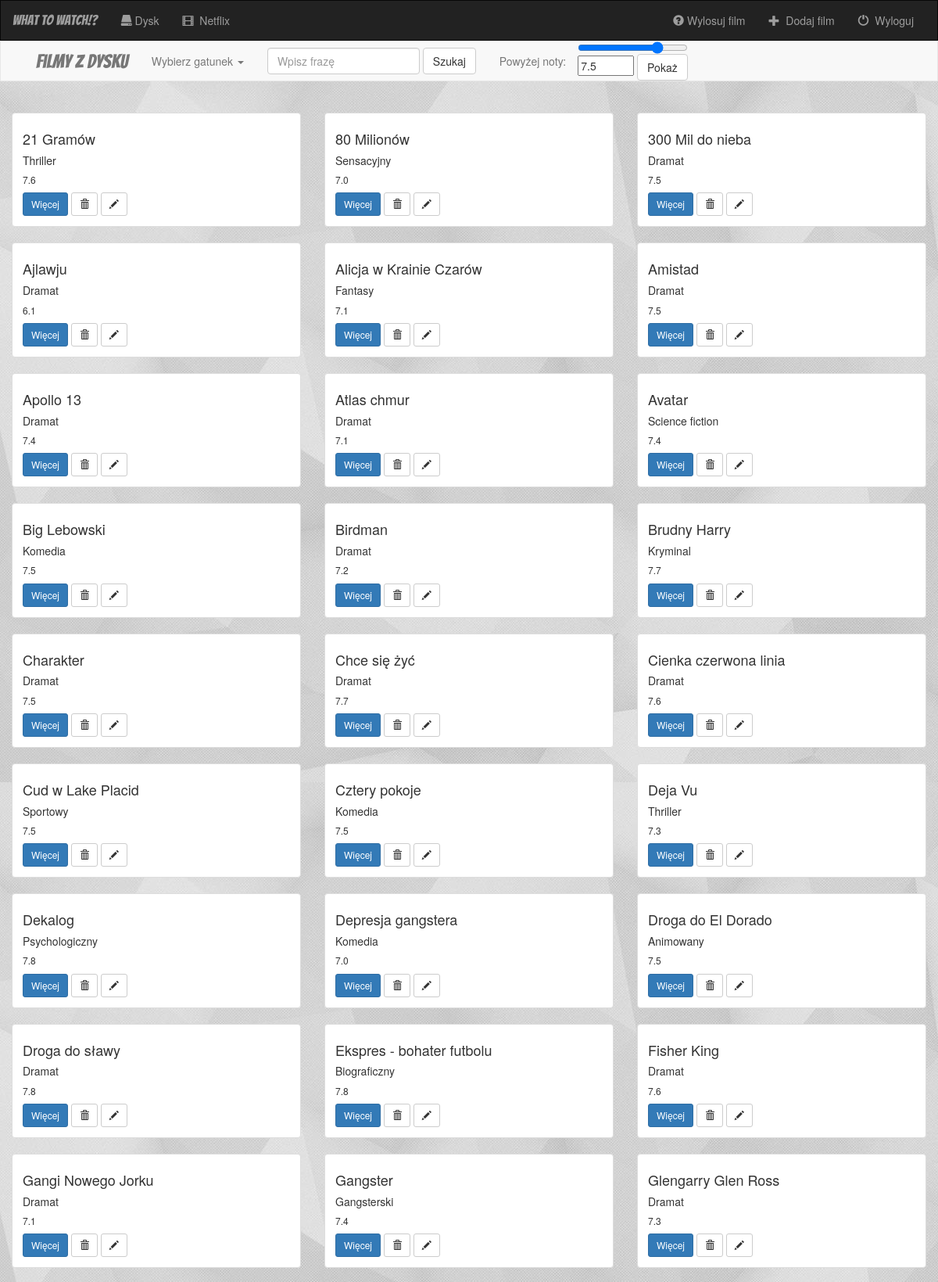
/film/dysk/ (upper part), run on the app's committed database.
### film/models.py (models this page shows, shortened)
class Film(models.Model):
    CHOICE_GENRE = (
        ('Akcja', 'Akcja'),
        ('Animowany', 'Animowany'),
        ('Biograficzny', 'Biograficzny'),
        ('Dokumentalny', 'Dokumentalny'),
        ('Dramat', 'Dramat'),
        ('Familijny', 'Familijny'),
        ('Fantasy', 'Fantasy'),
        ('Gangsterski', 'Gangsterski'),
        ('Historyczny', 'Historyczny'),
        ('Horror', 'Horror'),
        ('Katastroficzny', 'Katastroficzny'),
        ('Komedia', 'Komedia'),
        ('Kryminal', 'Kryminal'),
        ('Melodramat', 'Melodramat'),
        ('Muzyczny', 'Muzyczny'),
        ('Obyczajowy', 'Obyczajowy'),
        ('Polityczny', 'Polityczny'),
        ('Prawniczy', 'Prawniczy'),
        ('Przygodowy', 'Przygodowy'),
        ('Psychologiczny', 'Psychologiczny'),
        ('Science fiction', 'Science fiction'),
        ('Sensacyjny', 'Sensacyjny'),
        ('Sportowy', 'Sportowy'),
        ('Szpiegowski', 'Szpiegowski'),
        ('Sztuki walki', 'Sztuki walki'),
        ('Thriller', 'Thriller'),
        ('Western', 'Western'),
        ('Wojenny', 'Wojenny'),
    )
    CHOICE_GENRE2 = (
        ('---------', '---------'),
        ('Akcja', 'Akcja'),
        ('Animowany', 'Animowany'),
        ('Biograficzny', 'Biograficzny'),
        ('Dokumentalny', 'Dokumentalny'),
        ('Dramat', 'Dramat'),
        ('Familijny', 'Familijny'),
        ('Fantasy', 'Fantasy'),
        ('Gangsterski', 'Gangsterski'),
        ('Historyczny', 'Historyczny'),
        ('Horror', 'Horror'),
        ('Katastroficzny', 'Katastroficzny'),
        ('Komedia', 'Komedia'),
        ('Kryminal', 'Kryminal'),
        ('Melodramat', 'Melodramat'),
        ('Muzyczny', 'Muzyczny'),
        ('Obyczajowy', 'Obyczajowy'),
        ('Polityczny', 'Polityczny'),
        ('Prawniczy', 'Prawniczy'),
        ('Przygodowy', 'Przygodowy'),
        ('Psychologiczny', 'Psychologiczny'),
        ('Science fiction', 'Science fiction'),
        ('Sensacyjny', 'Sensacyjny'),
        ('Sportowy', 'Sportowy'),
        ('Szpiegowski', 'Szpiegowski'),
        ('Sztuki walki', 'Sztuki walki'),
        ('Thriller', 'Thriller'),
        ('Western', 'Western'),
        ('Wojenny', 'Wojenny'),
    )
    CHOICE_WHERE = (
        ('Dysk', 'Dysk'),
        ('Netflix', 'Netflix'),
    )
    tytul = models.CharField(max_length=500)
    gatunek = models.CharField(max_length=20, choices=CHOICE_GENRE)
    gatunek2 = models.CharField(max_length=20, choices=CHOICE_GENRE2, default='1')
    gatunek3 = models.CharField(max_length=20, choices=CHOICE_GENRE2, default='1')
    rok = models.IntegerField(null=True, default=2000)
    nota = models.DecimalField(null=True, blank=True, decimal_places=1, max_digits=10, default=7.5)
    gdzie = models.CharField(max_length=8, choices=CHOICE_WHERE, default=1)

### film/views.py (the view)
def dysk_view(request):
    dysk_films = Film.objects.filter(gdzie='Dysk')
    gatunki = Film.objects.all().order_by('gatunek')
    context = {
        'dysk_films': dysk_films,
        'gatunki': gatunki,
    }
    return render(request, 'film/dysk.html', context)

### film/templates/film/dysk.html (shortened to what this page needs)
{% extends 'film/base.html' %}
{% block body %}
<nav class="navbar navbar-default">
    <div class="container-fluid">
        <div class="collapse navbar-collapse">
            <ul class="nav navbar-nav">
                <li><a class="navbar-brand2" href="{% url 'film:dysk-films' %}">Filmy z dysku</a></li>
                <li class="dropdown">
                    <a class="dropdown" data-toggle="dropdown" role="button" href="#">Wybierz gatunek
                        <span class="caret"></span></a>
                </li>
                <form class="navbar-form navbar-left" role="search" method="get"
                      action="{% url 'film:film-search-dysk' %}">
                    <div class="form-group">
                        <input type="text" class="form-control" name="q" placeholder="Wpisz frazę">
                    </div>
                    <button type="submit" class="btn btn-default">Szukaj</button>
                </form>
                <li><a>Powyżej noty:</a></li>
                <li class="nota">
                    <form action="{% url 'film:film-filter-dysk-nota' %}" method="get">
                        <input type="range" name="notaRange" min="0" max="10" value="7.5" step="0.1"
                               onchange="this.nextElementSibling.value=this.value">
                        <input type="number" name="notaInput" min="0" max="10" value="7.5" step="0.1"
                               onchange="this.previousElementSibling.value=this.value">
                        <button type="submit" class="btn btn-default">Pokaż</button>
                    </form>
                </li>
            </ul>
        </div>
    </div>
</nav>
<div class="films-container container-fluid">
    <div class="row">
        {% for film in dysk_films %}
        <div class="col-sm-4 inner">
            <div class="thumbnail">
                <div class="caption">
                    <h4>{{ film.tytul }}</h4>
                    <h5>{{ film.gatunek }}</h5>
                    <h6>{{ film.nota }}</h6>
                    <a href="{% url 'film:detail' film.id %}" class="btn btn-primary btn-sm" role="button"> Więcej</a>
                    <form action="{% url 'film:film-delete' film.id %}" method="post" style="display: inline;">
                        <button type="submit" class="btn btn-default btn-sm" title="Usuń">
                            <span class="glyphicon glyphicon-trash"></span>
                        </button>
                        <a href="{% url 'film:film-update' film.id %}" class="btn btn-default btn-sm" role="button"
                           title="Edytuj">
                            <span class="glyphicon glyphicon-pencil"></span>
                        </a>
                    </form>
                </div>
            </div>
        </div>
        {% endfor %}
    </div>
</div>
{% endblock %}

### film/static/film/style.css (style rules this page uses)
body { background: url("images/background.png"); }
.navbar-default { border-radius: 0; top: -20px; }
.navbar-brand2 { font-family: 'Bangers', cursive; font-size: 175%; }

### data on the page
Film: tytul "21 Gramów", gatunek "Thriller", nota "7.6"
Film: tytul "80 Milionów", gatunek "Sensacyjny", nota "7.0"
Film: tytul "300 Mil do nieba", gatunek "Dramat", nota "7.5"
Film: tytul "Ajlawju", gatunek "Dramat", nota "6.1"
Film: tytul "Alicja w Krainie Czarów", gatunek "Fantasy", nota "7.1"
Film: tytul "Amistad", gatunek "Dramat", nota "7.5"
Film: tytul "Apollo 13", gatunek "Dramat", nota "7.4"
Film: tytul "Atlas chmur", gatunek "Dramat", nota "7.1"
Film: tytul "Avatar", gatunek "Science fiction", nota "7.4"
Film: tytul "Big Lebowski", gatunek "Komedia", nota "7.5"
Film: tytul "Birdman", gatunek "Dramat", nota "7.2"
Film: tytul "Brudny Harry", gatunek "Kryminal", nota "7.7"
Film: tytul "Charakter", gatunek "Dramat", nota "7.5"
Film: tytul "Chce się żyć", gatunek "Dramat", nota "7.7"
Film: tytul "Cienka czerwona linia", gatunek "Dramat", nota "7.6"
Film: tytul "Cud w Lake Placid", gatunek "Sportowy", nota "7.5"
Film: tytul "Cztery pokoje", gatunek "Komedia", nota "7.5"
Film: tytul "Deja Vu", gatunek "Thriller", nota "7.3"
Film: tytul "Dekalog", gatunek "Psychologiczny", nota "7.8"
Film: tytul "Depresja gangstera", gatunek "Komedia", nota "7.0"
Film: tytul "Droga do El Dorado", gatunek "Animowany", nota "7.5"
Film: tytul "Droga do sławy", gatunek "Dramat", nota "7.8"
Film: tytul "Ekspres - bohater futbolu", gatunek "Biograficzny", nota "7.8"
Film: tytul "Fisher King", gatunek "Dramat", nota "7.6"
Film: tytul "Gangi Nowego Jorku", gatunek "Dramat", nota "7.1"
Film: tytul "Gangster", gatunek "Gangsterski", nota "7.4"
Film: tytul "Glengarry Glen Ross", gatunek "Dramat", nota "7.3"
